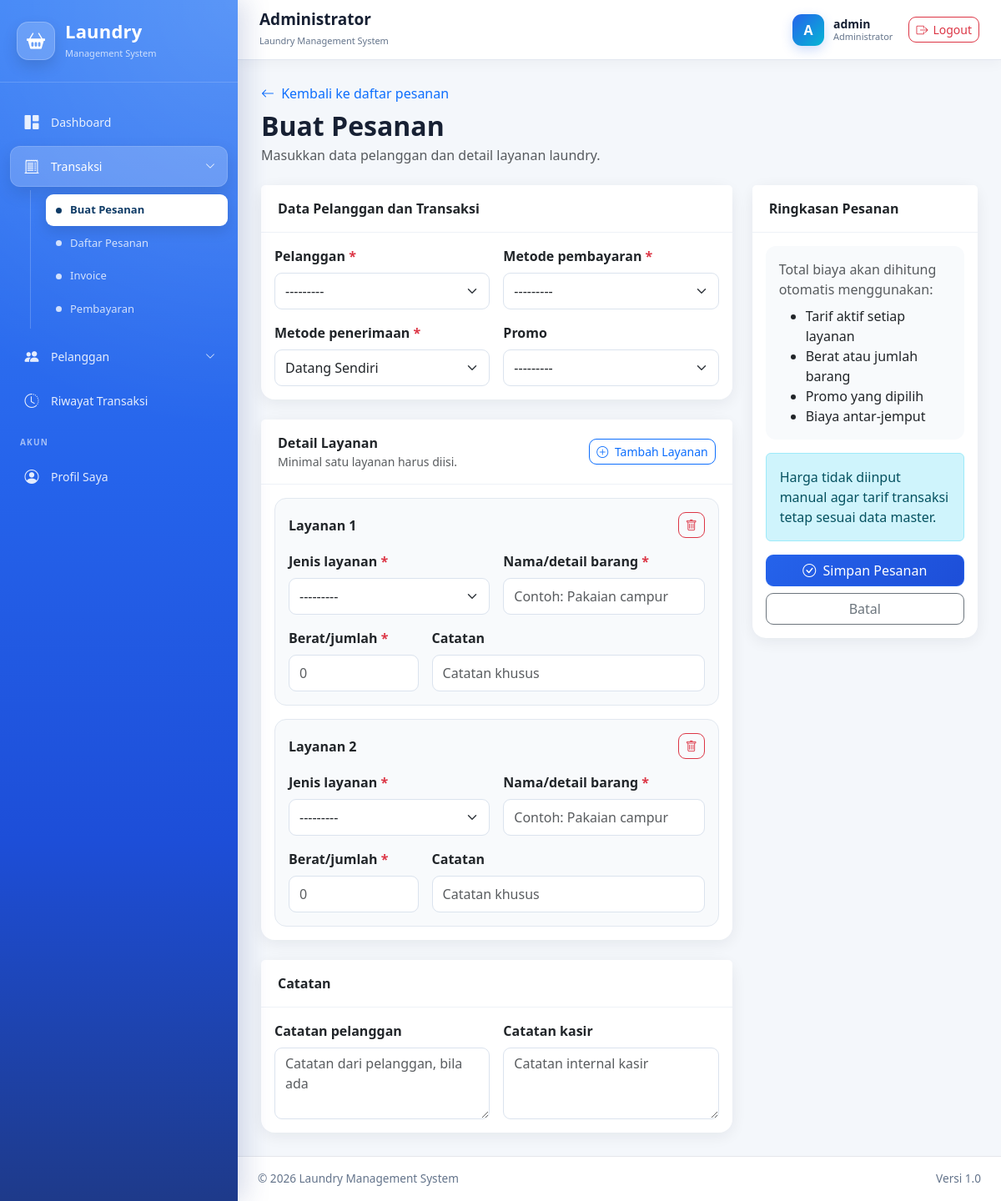
The app's page /kasir/pesanan/buat/ (signed in) with its own data.
### administrator/models.py (models this page shows, shortened)
class User(AbstractUser):
    class Role(models.TextChoices):
        ADMINISTRATOR = "administrator", "Administrator"
        KASIR = "kasir", "Kasir"
        PETUGAS_LAUNDRY = "petugaslaundry", "Petugas Laundry"
        PELANGGAN = "pelanggan", "Pelanggan"
    role = models.CharField(
        max_length=30,
        choices=Role.choices,
        default=Role.PELANGGAN,
        db_index=True,
        verbose_name="Hak akses",
    )
    nomor_hp = models.CharField(
        max_length=20,
        unique=True,
        verbose_name="Nomor HP",
    )
    alamat = models.TextField(
        blank=True,
        verbose_name="Alamat",
    )
    foto = models.ImageField(
        upload_to="pengguna/foto/",
        blank=True,
        null=True,
        verbose_name="Foto",
    )
    is_verified = models.BooleanField(
        default=False,
        db_index=True,
        verbose_name="Terverifikasi",
        help_text="Pelanggan harus diverifikasi administrator sebelum dapat login.",
    )
    verified_at = models.DateTimeField(
        blank=True,
        null=True,
        verbose_name="Waktu verifikasi",
    )
    verified_by = models.ForeignKey(
        "self",
        on_delete=models.SET_NULL,
        blank=True,
        null=True,
        related_name="pengguna_diverifikasi",
        verbose_name="Diverifikasi oleh",
    )
    email = models.EmailField(
        unique=True,
        verbose_name="Email",
    )
    class Meta:
        verbose_name = "Pengguna"
        verbose_name_plural = "Data Pengguna"
        ordering = ["username"]
    def __str__(self):
        return f"{self.get_full_name() or self.username} - {self.get_role_display()}"
    def verifikasi(self, administrator):
        """
        Memverifikasi akun pelanggan.
        """
        self.is_verified = True
        self.is_active = True
        self.verified_at = timezone.now()
        self.verified_by = administrator
        self.save(
            update_fields=[
                "is_verified",
                "is_active",
                "verified_at",
                "verified_by",
            ]
        )

### kasir/views_pesanan.py (the view)
@kasir_required
def pesanan_create(request):
    pesanan_baru = Pesanan()
    if request.method == "POST":
        form = PesananKasirForm(
            request.POST,
            instance=pesanan_baru,
        )
        formset = DetailPesananFormSet(
            request.POST,
            instance=pesanan_baru,
            prefix="detail",
        )
        if form.is_valid() and formset.is_valid():
            try:
                with transaction.atomic():
                    pesanan = form.save(commit=False)
                    if request.user.role == User.Role.KASIR:
                        pesanan.kasir = request.user
                    else:
                        pesanan.kasir = None
                    pesanan.status = (
                        Pesanan.StatusPesanan.DITERIMA
                    )
                    pesanan.status_pembayaran = (
                        Pesanan.StatusPembayaran.BELUM_DIBAYAR
                    )
                    area = pesanan.area_layanan
                    jenis = pesanan.jenis_pengantaran
                    biaya_antar_jemput = Decimal("0.00")
                    if area:
                        if jenis == Pesanan.JenisPengantaran.JEMPUT:
                            biaya_antar_jemput = area.biaya_jemput
                        elif jenis == Pesanan.JenisPengantaran.ANTAR:
                            biaya_antar_jemput = area.biaya_antar
                        elif jenis == Pesanan.JenisPengantaran.ANTAR_JEMPUT:
                            biaya_antar_jemput = (
                                area.biaya_antar
                                + area.biaya_jemput
                            )
                    pesanan.biaya_antar_jemput = (
                        biaya_antar_jemput
                    )
                    pesanan.save()
                    detail_instances = formset.save(
                        commit=False
                    )
                    for detail in detail_instances:
                        layanan = detail.layanan
                        tarif = layanan.tarif_aktif
                        if tarif is None:
                            raise ValueError(
                                f"Layanan {layanan.nama} "
                                "tidak memiliki tarif aktif."
                            )
                        detail.pesanan = pesanan
                        detail.satuan = layanan.satuan
                        detail.harga_satuan = tarif.harga
                        detail.subtotal = (
                            detail.jumlah
                            * detail.harga_satuan
                        )
                        detail.save()
                    for detail_dihapus in (
                        formset.deleted_objects
                    ):
                        detail_dihapus.delete()
                    pesanan.hitung_total(simpan=True)
                    messages.success(
                        request,
                        (
                            f"Pesanan {pesanan.kode_pesanan} "
                            "berhasil dibuat."
                        ),
                    )
                    return redirect(
                        "kasir:pesanan_detail",
                        pk=pesanan.pk,
                    )
            except ValueError as error:
                form.add_error(
                    None,
                    str(error),
                )
    else:
        form = PesananKasirForm(
            instance=pesanan_baru,
        )
        formset = DetailPesananFormSet(
            instance=pesanan_baru,
            prefix="detail",
        )
    context = {
        "form": form,
        "formset": formset,
    }
    return render(
        request,
        "kasir/pesanan/form.html",
        context,
    )

### templates/kasir/pesanan/form.html (shortened to what this page needs)
{% extends "base.html" %}
{% block content %}
<div class="d-flex flex-wrap justify-content-between align-items-center gap-3 mb-4">
    <div>
        <a
            href="{% url 'kasir:pesanan_list' %}"
            class="text-decoration-none"
        >
            <i class="bi bi-arrow-left me-1"></i>
            Kembali ke daftar pesanan
        </a>
        <h2 class="fw-bold mt-2 mb-1">
            Buat Pesanan
        </h2>
        <p class="text-muted mb-0">
            Masukkan data pelanggan dan detail layanan laundry.
        </p>
    </div>
</div>
<form method="post" id="pesananForm">
    <div class="row g-4">
        <div class="col-xl-8">
            <div class="card form-card mb-4">
                <div class="card-header">
                    <strong>Data Pelanggan dan Transaksi</strong>
                </div>
                <div class="card-body">
                    <div class="row g-3">
                        <div class="col-md-6">
                            <label
                                for="{{ form.pelanggan.id_for_label }}"
                                class="form-label required-label"
                            >
                                Pelanggan
                            </label>
                            {{ form.pelanggan }}
                        </div>
                        <div class="col-md-6">
                            <label
                                for="{{ form.metode_pembayaran.id_for_label }}"
                                class="form-label required-label"
                            >
                                Metode pembayaran
                            </label>
                            {{ form.metode_pembayaran }}
                        </div>
                        <div class="col-md-6">
                            <label
                                for="{{ form.jenis_pengantaran.id_for_label }}"
                                class="form-label required-label"
                            >
                                Metode penerimaan
                            </label>
                            {{ form.jenis_pengantaran }}
                        </div>
                        <div class="col-md-6">
                            <label
                                for="{{ form.promo.id_for_label }}"
                                class="form-label"
                            >
                                Promo
                            </label>
                            {{ form.promo }}
                        </div>
                    </div>
                </div>
            </div>
            <div class="card form-card mb-4">
                <div class="card-header d-flex justify-content-between align-items-center">
                    <div>
                        <strong>Detail Layanan</strong>
                        <small class="text-muted d-block">
                            Minimal satu layanan harus diisi.
                        </small>
                    </div>
                    <button
                        type="button"
                        class="btn btn-sm btn-outline-primary"
                        id="addDetailButton"
                    >
                        <i class="bi bi-plus-circle me-1"></i>
                        Tambah Layanan
                    </button>
                </div>
                <div class="card-body">
                    <div id="detailForms">
                        {% for detail_form in formset %}
                            <div
                                class="detail-row"
                                data-form-index="{{ forloop.counter0 }}"
                            >
                                <div class="d-flex justify-content-between align-items-center mb-3">
                                    <strong>
                                        Layanan
                                        <span class="detail-number">
                                            {{ forloop.counter }}
                                        </span>
                                    </strong>
                                    <button
                                        type="button"
                                        class="btn btn-sm btn-outline-danger remove-detail-button"
                                    >
                                        <i class="bi bi-trash"></i>
                                    </button>
                                </div>
                                <div class="row g-3">
                                    <div class="col-md-6">
                                        <label class="form-label required-label">
                                            Jenis layanan
                                        </label>
                                        {{ detail_form.layanan }}
                                    </div>
                                    <div class="col-md-6">
                                        <label class="form-label required-label">
                                            Nama/detail barang
                                        </label>
                                        {{ detail_form.nama_barang }}
                                    </div>
                                    <div class="col-md-4">
                                        <label class="form-label required-label">
                                            Berat/jumlah
                                        </label>
                                        {{ detail_form.jumlah }}
                                    </div>
                                    <div class="col-md-8">
                                        <label class="form-label">
                                            Catatan
                                        </label>
                                        {{ detail_form.catatan }}
                                    </div>
                                </div>
                            </div>
                        {% endfor %}
                    </div>
                </div>
            </div>
            <div class="card form-card">
                <div class="card-header">
                    <strong>Catatan</strong>
                </div>
                <div class="card-body">
                    <div class="row g-3">
                        <div class="col-md-6">
                            <label
                                for="{{ form.catatan_pelanggan.id_for_label }}"
                                class="form-label"
                            >
                                Catatan pelanggan
                            </label>
                            {{ form.catatan_pelanggan }}
                        </div>
                        <div class="col-md-6">
                            <label
                                for="{{ form.catatan_kasir.id_for_label }}"
                                class="form-label"
                            >
                                Catatan kasir
                            </label>
                            {{ form.catatan_kasir }}
                        </div>
                    </div>
                </div>
            </div>
        </div>
        <div class="col-xl-4">
            <div class="sticky-summary">
                <div class="card form-card">
                    <div class="card-header">
                        <strong>Ringkasan Pesanan</strong>
                    </div>
                    <div class="card-body">
                        <div class="summary-box mb-3">
                            <p class="text-muted mb-2">
                                Total biaya akan dihitung otomatis menggunakan:
                            </p>
                            <ul class="mb-0">
                                <li>Tarif aktif setiap layanan</li>
                                <li>Berat atau jumlah barang</li>
                                <li>Promo yang dipilih</li>
                                <li>Biaya antar-jemput</li>
                            </ul>
                        </div>
                        <div class="alert alert-info">
                            Harga tidak diinput manual agar tarif transaksi tetap sesuai data master.
                        </div>
                        <button
                            type="submit"
                            class="btn btn-primary w-100 mb-2"
                        >
                            <i class="bi bi-check-circle me-1"></i>
                            Simpan Pesanan
                        </button>
                        <a
                            href="{% url 'kasir:pesanan_list' %}"
                            class="btn btn-outline-secondary w-100"
                        >
                            Batal
                        </a>
                    </div>
                </div>
            </div>
        </div>
    </div>
</form>
{% endblock %}

### templates/includes/navbar.html (shortened to what this page needs)
<nav class="top-navbar">
    <div class="navbar-left">
        <div>
            <h5 class="navbar-title">
                {% if request.user.role == "administrator" %}
                    Administrator
                {% elif request.user.role == "kasir" %}
                    Kasir
                {% elif request.user.role == "petugaslaundry" %}
                    Petugas Laundry
                {% elif request.user.role == "pelanggan" %}
                    Pelanggan
                {% else %}
                    Laundry Management System
                {% endif %}
            </h5>
            <small class="navbar-subtitle">
                Laundry Management System
            </small>
        </div>
    </div>
    <div class="navbar-user">
        <div class="user-avatar">
            {{ request.user.username|first|upper }}
        </div>
        <div class="user-info">
            <span class="user-name">
                {{ request.user.get_full_name|default:request.user.username }}
            </span>
            <small>
                {{ request.user.get_role_display }}
            </small>
        </div>
        <a
            href="{% url 'logout' %}"
            class="btn btn-outline-danger btn-sm logout-button"
            title="Logout"
        >
            <i class="bi bi-box-arrow-right"></i>
            <span>Logout</span>
        </a>
    </div>
</nav>

### records on screen
User: user.username|first "A", user.get_full_name "admin", user.role "Administrator"
